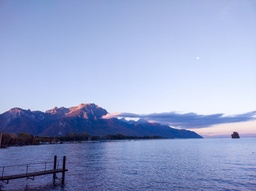
#> input picture res/mountain-and-lake.jpg, 256 x 191 px, shrunk from 1280 x 957 before the run
$ jupyter execute --allow-errors cluster.ipynb
#> lines starting #> are read from the running program, lines starting #| are printed output that depends on the picture
[cell 1]
import numpy as np
import pandas as pd
import matplotlib.pyplot as plt
import cv2
from sklearn.cluster import KMeans

[cell 2]
img=cv2.imread('res/mountain-and-lake.jpg')
#> img is the input picture: shape (191, 256, 3); mean B, G, R 203.7, 161.9, 147.5
plt.imshow(img) # openCV loads images as BGR by default so the image looks funny

We can attain the correct image like this:

[cell 3]
img=cv2.cvtColor(img,cv2.COLOR_BGR2RGB)
plt.imshow(img)

[cell 4]
img.shape
#> Out = (191, 256, 3)

[cell 5]
img=img.reshape((img.shape[1]*img.shape[0],3))

[cell 6]
img.shape
#> Out = (48896, 3)

# Clustering

[cell 7]
kmeans=KMeans(n_clusters=5)
s=kmeans.fit(img)

Labels

[cell 8]
labels=kmeans.labels_
print(labels)
labels=list(labels)

Centroids of clusters

[cell 9]
centroid=kmeans.cluster_centers_

Calculate cluster allocation

[cell 10]
percent=[]
for i in range(len(centroid)):
  j=labels.count(i)
  j=j/(len(labels))
  percent.append(j)

Finally, plot a pie chart showing how much of each cluster centroid is present in the image

[cell 11]
plt.pie(percent,colors=np.array(centroid/255),labels=np.arange(len(centroid)))
plt.show()
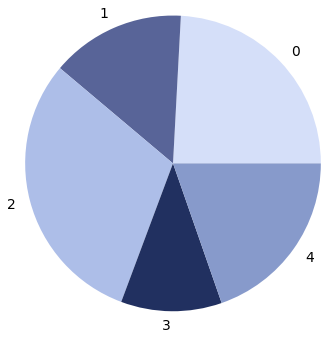
#> figure drawn by matplotlib, 1 panel

That is for a fixed `k`. Use the Elbow method to find the optimal value of `k`.

[cell 12]
md=[]
for i in range(1,21):
  kmeans=KMeans(n_clusters=i)
  kmeans.fit(img)
  o=kmeans.inertia_
  md.append(o)
#> after the loop, md = [458298012.3, 122932589, 67103875, 39922088.2, 31969956.7, 22739254.1, 16473298.1, 13376966.7, 12771264.3, 10269840.4, 9278034.5, 8353131.1, 8185325.2, 7275435.9, 6581127.3, 6267190, 5880477.2, 5312832.7, 5071569.6, 4890484.9]

Inertia: It is the sum of squared distances of samples to their closest cluster center.

We iterate the values of k from 1 to n and calculate the values of distortions for each value of k and calculate the distortion and inertia for each value of k in the given range.

Inertia values for each k:

[cell 13]
plt.plot(list(np.arange(1,21)),md)
plt.show()
#> figure, not shown here; curve peaks at x = 1, y = 458298012.3

from k=4 onwards there is no significant change in value of inertia so the elbow point is k=4

[cell 14]
kmeans=KMeans(n_clusters=4)
s=kmeans.fit(img)
labels=kmeans.labels_
centroid=kmeans.cluster_centers_
labels=list(labels)
percent=[]
for i in range(len(centroid)):
  j=labels.count(i)
  j=j/(len(labels))
  percent.append(j)
plt.pie(percent,colors=np.array(centroid/255),labels=np.arange(len(centroid)))
plt.show()

Then, some clusterings:

#> (a cell that did not finish here is left out)

[cell 16]
def draw_im(im_filename):
#> called with im_filename = 'res/beach.jpg'
  img=cv2.imread(im_filename)
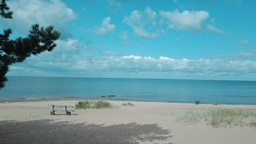
#> input picture res/beach.jpg, 256 x 144 px, shrunk from 1280 x 718 before the run
#> img is the input picture: shape (144, 256, 3); mean B, G, R 167.4, 156.2, 103.7
  img=cv2.cvtColor(img,cv2.COLOR_BGR2RGB)
  img2=img.reshape((img.shape[1]*img.shape[0],3))

  kmeans=KMeans(n_clusters=4)
  s=kmeans.fit(img2)
  labels=kmeans.labels_
  centroid=kmeans.cluster_centers_
  labels=list(labels)
  percent=[]
  for i in range(len(centroid)):
    j=labels.count(i)
    j=j/(len(labels))
    percent.append(j)

  plt.subplot(1,2,1)
  plt.imshow(img)

  plt.subplot(1,2,2)
  plt.pie(percent,colors=np.array(centroid/255),labels=np.arange(len(centroid)))

[cell 17]
draw_im('res/beach.jpg')

[cell 18]
draw_im('res/cat.png')
#> call 2 of draw_im, with im_filename = 'res/cat.png'
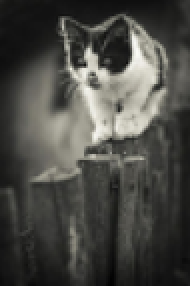
#> input picture res/cat.png, 95 x 143 px, shrunk from 474 x 714 before the run (shown 2 times larger)
#> in draw_im, img is the input picture: shape (143, 95, 3); mean B, G, R 68.9, 73.6, 73.9
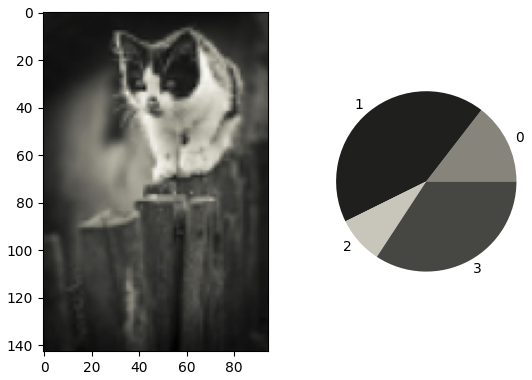
#> figure drawn by matplotlib, 2 panels

[cell 19]
draw_im('res/guitar.jpg')
#> call 3 of draw_im, with im_filename = 'res/guitar.jpg'
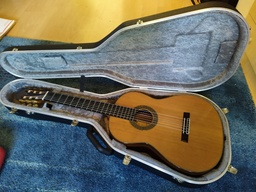
#> input picture res/guitar.jpg, 256 x 192 px, shrunk from 1280 x 960 before the run
#> in draw_im, img is the input picture: shape (192, 256, 3); mean B, G, R 95.7, 108.3, 109
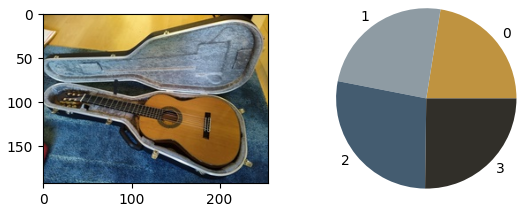
#> figure drawn by matplotlib, 2 panels

#> (a cell that did not finish here is left out)


[cell 21]
draw_im('res/signs.jpg')
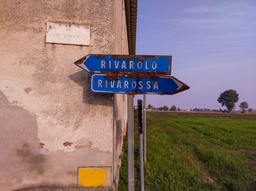
#> input picture res/signs.jpg, 256 x 191 px, shrunk from 1280 x 957 before the run
#> in draw_im, img is the input picture: shape (191, 256, 3); mean B, G, R 118.7, 120.4, 140.7
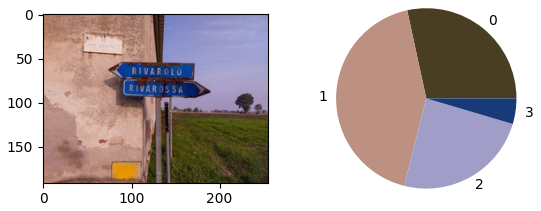
#> figure drawn by matplotlib, 2 panels

[cell 22]
draw_im('res/sunset.jpg')
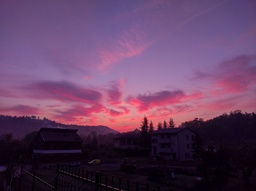
#> input picture res/sunset.jpg, 256 x 191 px, shrunk from 1280 x 957 before the run
#> in draw_im, img is the input picture: shape (191, 256, 3); mean B, G, R 96.9, 63.3, 97.9
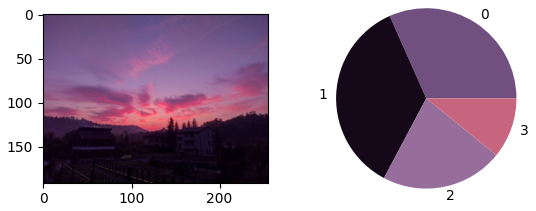
#> figure drawn by matplotlib, 2 panels
